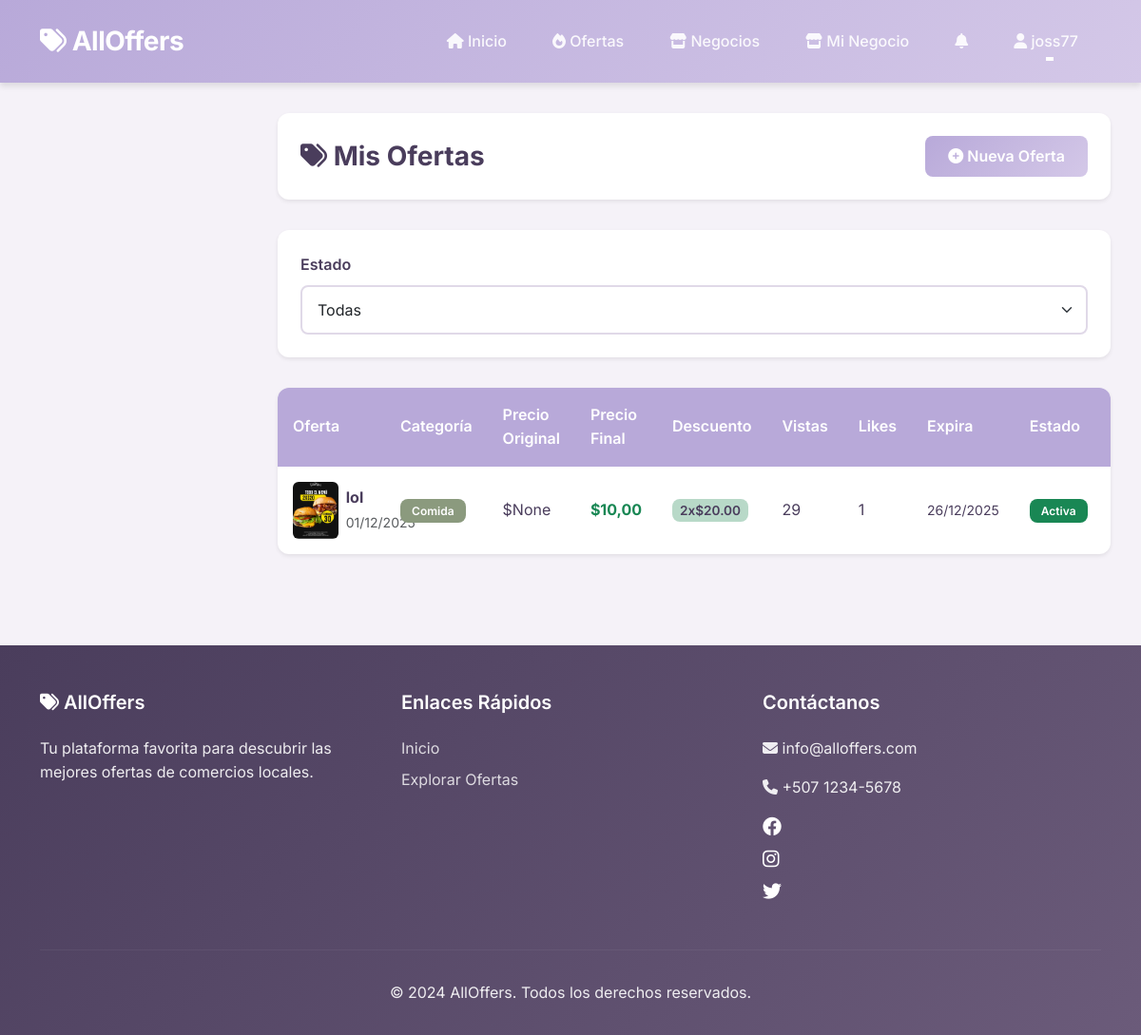
Page /business-dashboard/offers/ (signed in) on the committed database.
### core/models.py (models this page shows, shortened)
class User(AbstractUser):
    ROLE_CHOICES = [
        ('admin', 'Administrador'),
        ('business', 'Empresa'),
        ('user', 'Usuario Final'),
    ]
    role = models.CharField(max_length=10, choices=ROLE_CHOICES, default='user')
    profile_image = models.ImageField(upload_to='profiles/', null=True, blank=True)
    latitude = models.FloatField(null=True, blank=True)
    longitude = models.FloatField(null=True, blank=True)
    location_name = models.CharField(max_length=255, blank=True)
    phone = models.CharField(max_length=20, blank=True)
    notifications_enabled = models.BooleanField(default=True)
    business_name = models.CharField(max_length=200, blank=True)
    business_description = models.TextField(blank=True)
    business_verified = models.BooleanField(default=False)
    business_vetted = models.BooleanField(default=False)
    veto_reason = models.TextField(blank=True)
    following_businesses = models.ManyToManyField(
        'self',
        symmetrical=False,
        related_name='followers',
        blank=True
    )
    following_categories = models.ManyToManyField(
        'Category',
        related_name='followers',
        blank=True
    )
    @property
    def is_admin(self):
        return self.role == 'admin' or self.is_superuser
    @property
    def is_business(self):
        return self.role == 'business'
    @property
    def can_create_offers(self):
        return self.is_business and self.business_verified and not self.business_vetted

class Offer(models.Model):
    business = models.ForeignKey(User, on_delete=models.CASCADE, related_name='offers')
    category = models.ForeignKey(Category, on_delete=models.PROTECT, related_name='offers')
    title = models.CharField(max_length=200)
    description = models.TextField()
    image = models.ImageField(upload_to='offers/', null=True, blank=True)
    original_price = models.DecimalField(
        max_digits=10,
        decimal_places=2,
        null=True,
        blank=True,
        validators=[MinValueValidator(Decimal('0.01'))],
        help_text="Precio unitario original. Opcional para ofertas tipo 'buy_x_for_price' (aplica a todo el menú)"
    )
    discount_type = models.CharField(
        max_length=20,
        choices=[
            ('percentage', 'Porcentaje'),
            ('fixed', 'Cantidad Fija'),
            ('buy_x_get_y', 'Compra X Lleva Y (ej: 2x1)'),
            ('buy_x_for_price', 'Compra X por Precio (ej: 2x20$)'),
        ],
        default='percentage'
    )
    discount_value = models.DecimalField(
        max_digits=10,
        decimal_places=2,
        null=True,
        blank=True,
        validators=[MinValueValidator(Decimal('0.01'))],
        help_text="Solo para tipos 'percentage' y 'fixed'"
    )
    quantity_x = models.PositiveIntegerField(
        default=1,
        help_text="Cantidad X (ej: para 2x1, X=2). Solo para tipos 'buy_x_get_y' y 'buy_x_for_price'"
    )
    quantity_y = models.PositiveIntegerField(
        default=1,
        null=True,
        blank=True,
        help_text="Cantidad Y (ej: para 2x1, Y=1). Solo para tipo 'buy_x_get_y'"
    )
    bundle_price = models.DecimalField(
        max_digits=10,
        decimal_places=2,
        null=True,
        blank=True,
        validators=[MinValueValidator(Decimal('0.01'))],
        help_text="Precio del paquete (ej: para 2x20$, precio=20). Solo para tipo 'buy_x_for_price'"
    )
    created_at = models.DateTimeField(auto_now_add=True)
    updated_at = models.DateTimeField(auto_now=True)
    expires_at = models.DateTimeField()
    views = models.PositiveIntegerField(default=0)
    likes = models.ManyToManyField(User, related_name='liked_offers', blank=True)
    is_active = models.BooleanField(default=True)
    class Meta:
        ordering = ['-created_at']
    @property
    def final_price(self):
        if self.discount_type == 'percentage':
            if self.discount_value and self.original_price:
                discount_amount = self.original_price * (self.discount_value / 100)
                return self.original_price - discount_amount
            return self.original_price or Decimal('0')
        elif self.discount_type == 'fixed':
            if self.discount_value and self.original_price:
                return max(self.original_price - self.discount_value, Decimal('0'))
            return self.original_price or Decimal('0')
        elif self.discount_type == 'buy_x_get_y':
            if self.quantity_x and self.quantity_y and self.original_price:
                total_items = self.quantity_x + self.quantity_y
                total_price = self.original_price * self.quantity_x
                return total_price / total_items
            return self.original_price or Decimal('0')
        elif self.discount_type == 'buy_x_for_price':
            if self.quantity_x and self.bundle_price:
                return self.bundle_price / self.quantity_x
            return self.original_price or Decimal('0')
        return self.original_price or Decimal('0')
    @property
    def offer_display(self):
        if self.discount_type == 'percentage':
            if self.discount_value:
                return f"-{self.discount_value}%"
            return ""
        elif self.discount_type == 'fixed':
            if self.discount_value:
                return f"-${self.discount_value}"
            return ""
        elif self.discount_type == 'buy_x_get_y':
            if self.quantity_x and self.quantity_y:
                return f"{self.quantity_x}x{self.quantity_y}"
            return ""
        elif self.discount_type == 'buy_x_for_price':
            if self.quantity_x and self.bundle_price:
                return f"{self.quantity_x}x${self.bundle_price}"
            return ""
        return ""
    @property
    def is_expired(self):
        return timezone.now() > self.expires_at

class Category(models.Model):
    name = models.CharField(max_length=100, unique=True)
    description = models.TextField(blank=True)
    icon = models.CharField(max_length=50, blank=True, help_text="Clase de icono (ej: fa-utensils)")
    color = models.CharField(max_length=7, default='#8B9A7E', help_text="Color en formato hex")
    class Meta:
        verbose_name_plural = 'Categories'
        ordering = ['name']

### core/views.py (the view)
# urls.py: path('business-dashboard/offers/', views.business_my_offers, name='business_my_offers'),
@login_required
def business_my_offers(request):
    if not request.user.is_business:
        return redirect('home')
    offers = request.user.offers.all().order_by('-created_at')
    status_filter = request.GET.get('status', 'all')
    if status_filter == 'active':
        offers = offers.filter(is_active=True, expires_at__gt=timezone.now())
    elif status_filter == 'expired':
        offers = offers.filter(expires_at__lte=timezone.now())
    elif status_filter == 'inactive':
        offers = offers.filter(is_active=False)
    paginator = Paginator(offers, 10)
    page_number = request.GET.get('page')
    page_obj = paginator.get_page(page_number)
    context = {
        'page_obj': page_obj,
        'status_filter': status_filter,
    }
    return render(request, 'business_dashboard/my_offers.html', context)

### core/templates/business_dashboard/my_offers.html (shortened to what this page needs)
{% extends 'base.html' %}
{% load static %}
{% block content %}
<div class="dashboard-content">
    <div class="dashboard-header">
        <h1 class="dashboard-title">
            <i class="fas fa-tags"></i> Mis Ofertas
        </h1>
        <div class="dashboard-actions">
            {% if user.can_create_offers %}
            <a href="{% url 'business_create_offer' %}" class="btn btn-primary">
                <i class="fas fa-plus-circle"></i> Nueva Oferta
            </a>
            {% endif %}
        </div>
    </div>
    <div class="filters-container">
        <form method="get" class="filters-row">
            <div class="filter-group">
                <label class="form-label">Estado</label>
                <select name="status" class="form-select" onchange="this.form.submit()">
                    <option value="all" {% if status_filter == 'all' %}selected{% endif %}>Todas</option>
                </select>
            </div>
        </form>
    </div>
    <div class="data-table">
        <table>
            <thead>
                <tr>
                    <th>Oferta</th>
                    <th>Categoría</th>
                    <th>Precio Original</th>
                    <th>Precio Final</th>
                    <th>Descuento</th>
                    <th>Vistas</th>
                    <th>Likes</th>
                    <th>Expira</th>
                    <th>Estado</th>
                    <th>Acciones</th>
                </tr>
            </thead>
            <tbody>
                {% for offer in page_obj %}
                <tr>
                    <td>
                        <div class="d-flex align-items-center">
                            <img src="{% if offer.image %}{{ offer.image.url }}{% else %}https://via.placeholder.com/60{% endif %}"
                                 class="rounded me-2"
                                 style="width: 60px; height: 60px; object-fit: cover;">
                            <div>
                                <strong>{{ offer.title }}</strong><br>
                                <small class="text-muted">{{ offer.created_at|date:"d/m/Y" }}</small>
                            </div>
                        </div>
                    </td>
                    <td>
                        <span class="badge" style="background-color: {{ offer.category.color }};">
                            {{ offer.category.name }}
                        </span>
                    </td>
                    <td>${{ offer.original_price }}</td>
                    <td><strong class="text-success">${{ offer.final_price }}</strong></td>
                    <td>
                        <span class="discount-amount">{{ offer.offer_display }}
                        </span>
                    </td>
                    <td>{{ offer.views }}</td>
                    <td>{{ offer.likes.count }}</td>
                    <td>
                        <small>{{ offer.expires_at|date:"d/m/Y" }}</small>
                    </td>
                    <td>
                        {% if offer.is_expired %}
                            <span class="badge bg-danger">Expirada</span>
                        {% elif offer.is_active %}
                            <span class="badge bg-success">Activa</span>
                        {% else %}
                            <span class="badge bg-secondary">Inactiva</span>
                        {% endif %}
                    </td>
                    <td>
                    </td>
                </tr>
                {% endfor %}
            </tbody>
        </table>
    </div>
</div>
{% endblock %}
{% block extra_css %}
<link rel="stylesheet" href="{% static 'css/dashboard.css' %}">
<link rel="stylesheet" href="{% static 'css/sidebar.css' %}">
{% endblock %}

### core/templates/base.html (shortened to what this page needs)
{% load static %}
<!DOCTYPE html>
<html lang="es">
<head>
    <link href="https://cdn.jsdelivr.net/npm/bootstrap@5.3.0/dist/css/bootstrap.min.css" rel="stylesheet">
    <link rel="stylesheet" href="https://cdnjs.cloudflare.com/ajax/libs/font-awesome/6.4.0/css/all.min.css">
    <link rel="stylesheet" href="{% static 'css/main.css' %}">
    <link rel="stylesheet" href="{% static 'css/dashboard.css' %}">
    <link rel="stylesheet" href="{% static 'css/sidebar.css' %}">
    {% block extra_css %}{% endblock %}
</head>
<body>
    <nav class="navbar navbar-expand-lg sticky-top">
        <div class="container">
            <a class="navbar-brand" href="{% url 'home' %}">
                <i class="fas fa-tags"></i> AllOffers
            </a>
            <div class="collapse navbar-collapse" id="navbarNav">
                <ul class="navbar-nav ms-auto">
                    <li class="nav-item">
                        <a class="nav-link" href="{% url 'home' %}">
                            <i class="fas fa-home"></i> Inicio
                        </a>
                    </li>
                    <li class="nav-item">
                        <a class="nav-link" href="{% url 'offers_list' %}">
                            <i class="fas fa-fire"></i> Ofertas
                        </a>
                    </li>
                    <li class="nav-item">
                        <a class="nav-link" href="{% url 'businesses_list' %}">
                            <i class="fas fa-store"></i> Negocios
                        </a>
                    </li>
                    {% if user.is_authenticated %}
                        {% if user.is_admin %}
                            <li class="nav-item">
                                <a class="nav-link" href="{% url 'admin_dashboard' %}">
                                    <i class="fas fa-chart-line"></i> Dashboard
                                </a>
                            </li>
                        {% elif user.is_business %}
                            <li class="nav-item">
                                <a class="nav-link" href="{% url 'business_dashboard' %}">
                                    <i class="fas fa-store"></i> Mi Negocio
                                </a>
                            </li>
                        {% endif %}
                        <li class="nav-item">
                            <a class="nav-link position-relative" href="{% url 'user_notifications' %}">
                                <i class="fas fa-bell"></i>
                            </a>
                        </li>
                        <li class="nav-item dropdown">
                            <a class="nav-link dropdown-toggle" href="#" id="userDropdown" role="button" data-bs-toggle="dropdown">
                                <i class="fas fa-user"></i> {{ user.username }}
                            </a>
                        </li>
                    {% endif %}
                </ul>
            </div>
        </div>
    </nav>
    {% block content %}{% endblock %}
    <footer class="footer">
        <div class="container">
            <div class="row">
                <div class="col-md-4 mb-4">
                    <h5><i class="fas fa-tags"></i> AllOffers</h5>
                    <p>Tu plataforma favorita para descubrir las mejores ofertas de comercios locales.</p>
                </div>
                <div class="col-md-4 mb-4">
                    <h5>Enlaces Rápidos</h5>
                    <a href="{% url 'home' %}">Inicio</a>
                    <a href="{% url 'offers_list' %}">Explorar Ofertas</a>
                </div>
                <div class="col-md-4 mb-4">
                    <h5>Contáctanos</h5>
                    <p><i class="fas fa-envelope"></i> info@alloffers.com</p>
                    <p><i class="fas fa-phone"></i> +507 1234-5678</p>
                    <div class="mt-3">
                        <a href="#" class="text-white me-3"><i class="fab fa-facebook fa-lg"></i></a>
                        <a href="#" class="text-white me-3"><i class="fab fa-instagram fa-lg"></i></a>
                        <a href="#" class="text-white"><i class="fab fa-twitter fa-lg"></i></a>
                    </div>
                </div>
            </div>
            <hr style="border-color: rgba(255,255,255,0.2);">
            <div class="text-center py-3">
                <p class="mb-0">&copy; 2024 AllOffers. Todos los derechos reservados.</p>
            </div>
        </div>
    </footer>
</body>
</html>

### rows in the picture
User: username "joss77"
Offer: image (picture), title "lol", created_at "01/12/2025", category.name "Comida", original_price "None", final_price "10,00", offer_display "2x$20.00", views "29", likes.count "1", expires_at "26/12/2025", is_active "Activa"
